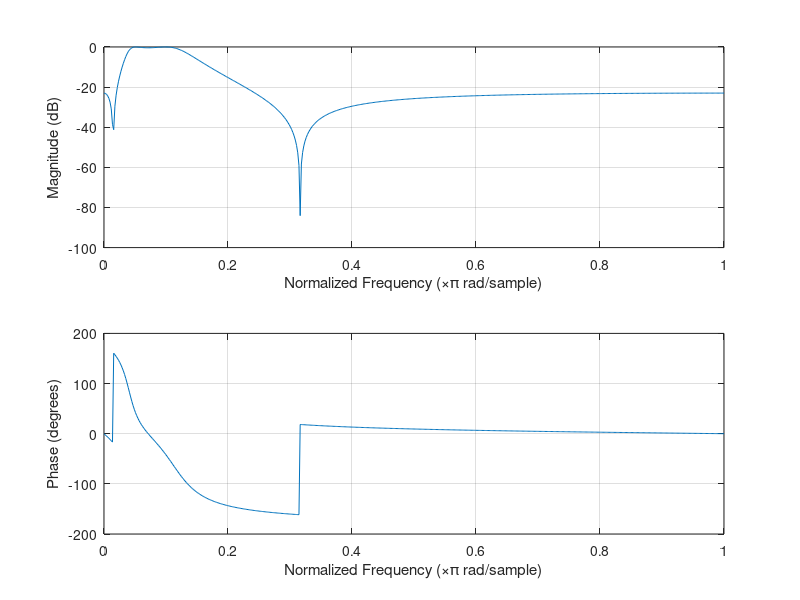
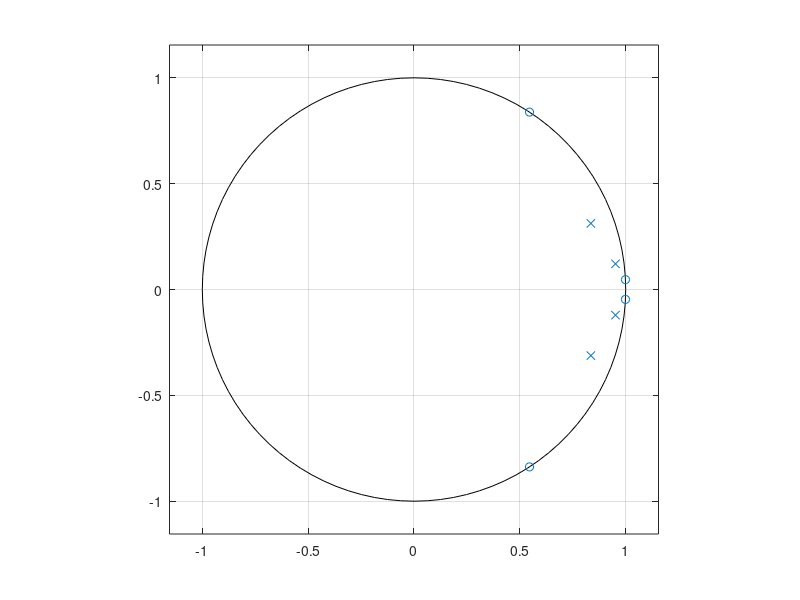

Source code (MATLAB) for these figures, in order:
%% Eusebius & Prahnav Lab 5 RTDSP - IIR Filter Design - Order 4
clear;

order = 4;
wp = [180 450];     % Filter Passband
Wp = (1/4000)*wp;   % Normalized Frequency

Rs = 23;            % Stopband Ripple 
Rp = 0.4;           % Passband Ripple
Fs = 8000;          % Sampling Frequency

[b,a] = ellip(order/2, Rp ,Rs, Wp);    % Elliptical IIR Filter

% Plotting Filter response and z-plane
figure;
freqz(b,a);
figure;
zplane(b,a);

% Formatting and Writing to Text File
format long e;

formatSpec = '%2.15e';
str1 = num2str(b',formatSpec);
str1 = cellstr(str1);
data1 = strjoin(str1', ', ');
str2 = num2str(a',formatSpec);
str2 = cellstr(str2);
data2 = strjoin(str2', ', ');

fileID = fopen('fir_coef.txt', 'w');
fprintf(fileID, '#define N ');
fprintf(fileID, num2str(length(b)));
fprintf(fileID, '\n double b[]={');
fprintf(fileID, data1);
fprintf(fileID, '};\n');
fprintf(fileID, 'double a[]={');
fprintf(fileID, data2);
fprintf(fileID, '};\n');
fclose(fileID);
